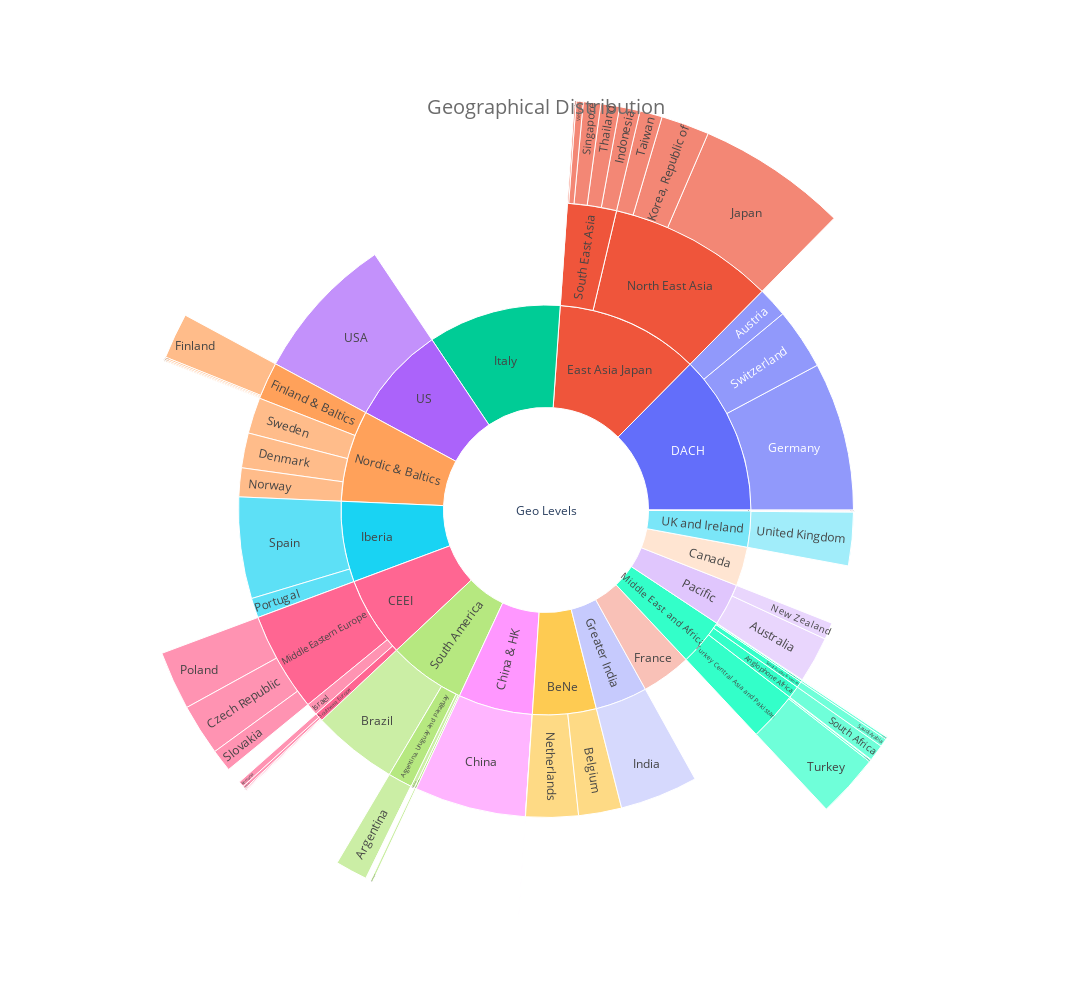

Notebook code for this chart:
### Code cell
##### Sunburst chart

def filter_docs(df, filter_column, filter_value):
    """
    Filter a dataframe based on a specified column and value.

    Parameters:
    df (pandas.DataFrame): The dataframe to filter.
    filter_column (str): The name of the column to filter by.
    filter_value (str): The value to filter by in the specified column.

    Returns:
    tuple: A tuple containing the filtered dataframe and a boolean mask indicating which rows match the specified filter.
    """
    filter_mask = df[filter_column] == filter_value
    return df[filter_mask], filter_mask

def build_hierarchical_dataframe(df, levels, value_column, color_columns=None):
    df_sunburst = df[levels + [value_column]].drop_duplicates()

    if color_columns:
        df_sunburst[color_columns] = df.groupby(levels)[color_columns].mean()
    
    return df_sunburst

def old_build_sunburst_lists(df, levels):
    labels_set = set()
    labels = []
    parents = []
    values = []
    percentages = []

    for i in range(len(levels)):
        # Get lists for current level and parent level
        current_level = df[levels[i]].tolist()
        parent_level = [''] * len(current_level) if i == 0 else df[levels[i - 1]].tolist()

        # Get parents for current level
        parents_current_level = ['' if current_level[j] == parent_level[j] else parent_level[j] for j in range(len(current_level))]

        # Append current level and parents to labels and parents lists, avoiding duplicates
        for j in range(len(current_level)):
            if current_level[j] not in labels_set:
                labels.append(current_level[j])
                parents.append(parents_current_level[j])
                labels_set.add(current_level[j])

    # Add 'Geo' as the parent of all 'Zone' labels
    for i in range(len(labels)):
        if parents[i] == '':
            parents[i] = 'Geo Levels'

    # Add 'Geo' to the labels list with no parent
    labels.append('Geo Levels')
    parents.append('')

    # Compute values for each label
    for label in labels:
        if label in df['Account Country'].values:
            # If label is an 'Account Country', use the corresponding 'Count' value
            values.append(df.loc[df['Account Country'] == label, 'Count'].values[0])
        elif label in df['Clusters'].values:
            # If label is a 'Clusters', sum the 'Count' values of its 'Account Country'
            values.append(df.loc[df['Clusters'] == label, 'Count'].sum())
        elif label in df['Zone'].values:
            # If label is a 'Zone', sum the 'Count' values of its 'Clusters'
            clusters_in_zone = df.loc[df['Zone'] == label, 'Clusters'].unique()
            values.append(df.loc[df['Clusters'].isin(clusters_in_zone), 'Count'].sum())
        elif label == 'Geo Levels':
            values.append(df["Count"].sum())

    # Create a dictionary to map labels to their corresponding values
    value_dict = dict(zip(labels, values))

    # Calculate percentages based on the parent's value
    for i in range(len(labels)):
        parent_value = value_dict[parents[i]] if parents[i] else sum(values)
        percentages.append(values[i] / parent_value * 100)
            
    return labels, parents, values, percentages

def get_current_level_and_parents(df, levels):
    labels_set = set()
    labels = []
    parents = []

    for i in range(len(levels)):
        current_level = df[levels[i]].tolist()
        parent_level = [''] * len(current_level) if i == 0 else df[levels[i - 1]].tolist()

        parents_current_level = ['' if current_level[j] == parent_level[j] else parent_level[j] for j in range(len(current_level))]

        for j in range(len(current_level)):
            if current_level[j] not in labels_set:
                labels.append(current_level[j])
                parents.append(parents_current_level[j])
                labels_set.add(current_level[j])

    return labels, parents

def add_unique_parent(labels, parents, unique_parent_name):
    for i in range(len(labels)):
        if parents[i] == '':
            parents[i] = unique_parent_name

    labels.append(unique_parent_name)
    parents.append('')

    return labels, parents

def compute_values(df, labels):
    values = []

    for label in labels:
        if label in df['Account Country'].values:
            values.append(df.loc[df['Account Country'] == label, 'Count'].values[0])
        elif label in df['Clusters'].values:
            values.append(df.loc[df['Clusters'] == label, 'Count'].sum())
        elif label in df['Zone'].values:
            clusters_in_zone = df.loc[df['Zone'] == label, 'Clusters'].unique()
            values.append(df.loc[df['Clusters'].isin(clusters_in_zone), 'Count'].sum())
        elif label == 'Geo Levels':
            values.append(df["Count"].sum())

    return values

def old_calculate_percentages(labels, parents, values):
    value_dict = dict(zip(labels, values))
    percentages = []

    for i in range(len(labels)):
        parent_value = value_dict[parents[i]] if parents[i] else sum(values)
        percentages.append(values[i] / parent_value * 100)

    return percentages

def calculate_percentages(df, labels, parents, values, percentage_by_zone=False):
    value_dict = dict(zip(labels, values))
    percentages = []

    for i in range(len(labels)):
        if percentage_by_zone and parents[i] in df['Zone'].values:
            parent_value = df.loc[df['Zone'] == parents[i], 'Count'].sum()
        else:
            parent_value = value_dict[parents[i]] if parents[i] else sum(values)
        
        percentages.append(values[i] / parent_value * 100)

    return percentages

def build_sunburst_lists(df, levels, unique_parent=True, percentage_by_zone=False, unique_parent_name="Geo Levels"):
    labels, parents = get_current_level_and_parents(df, levels)
    if unique_parent:
        labels, parents = add_unique_parent(labels, parents, unique_parent_name)
    values = compute_values(df, labels)
    percentages = calculate_percentages(df, labels, parents, values, percentage_by_zone)

    return labels, parents, values, percentages

def create_sunburst(labels, parents, values, percentages, **sunburst_kwargs):
    # Create a list of hover texts that includes the percentage for each label
    hover_text = [f'{percentage:.2f}%' for _, _, percentage in zip(labels, values, percentages)]
    fig = go.Figure(data=go.Sunburst(
        labels=labels,
        parents=parents,
        values=values,
        branchvalues='total',
        hovertext=hover_text,
        **sunburst_kwargs
    ))
    
    fig.update_layout(
        title={'text': f"Geographical Distribution",
               'y':0.9,'x':0.5,
               'xanchor': 'center','yanchor': 'top'},
        title_font=dict(size=20,
                        color='rgb(107, 107, 107)'),
        width=1100,
        height=1000
    )

    return fig

df2=df.copy()
df2 = filter_docs(df, "sentiment_label", "positive")[0]

df2['Count'] = df2.groupby('Account Country')['Account Country'].transform('count')
res_df2 = build_hierarchical_dataframe(df2, ['Zone','Clusters','Account Country'], 'Count')

labels, parents, values, percentages = build_sunburst_lists(res_df2, ['Zone','Clusters','Account Country'], percentage_by_zone=False, unique_parent=True)

create_sunburst(labels, parents, values, percentages)

### Figure 1 — Plotly figure (JSON) as saved in the notebook; plotly's stock layout.template omitted (floating-point values rounded to 4 significant figures)
{"data": [{"branchvalues": "total", "hovertext": ["10.50%", "6.36%", "12.60%", "11.29%", "7.72%", "4.10%", "7.20%", "6.31%", "3.70%", "5.87%", "3.92%", "3.32%", "6.08%", "2.85%", "5.02%", "3.08%", "0.06%", "83.75%", "61.91%", "77.19%", "25.49%", "100.00%", "100.00%", "22.81%", "27.24%", "16.25%", "25.48%", "82.82%", "70.15%", "99.91%", "21.03%", "73.17%", "74.07%", "3.18%", "26.25%", "98.45%", "7.01%", "21.11%", "12.59%", "54.96%", "26.83%", "45.04%", "10.17%", "1.64%", "17.61%", "100.00%", "8.81%", "2.39%", "1.55%", "1.04%", "0.09%", "68.04%", "28.76%", "10.73%", "91.83%", "44.34%", "21.81%", "96.17%", "31.33%", "26.61%", "38.84%", "16.83%", "51.25%", "10.15%", "99.14%", "0.85%", "94.44%", "100.00%", "100.00%", "7.50%", "100.00%", "2.98%", "25.00%", "2.58%", "2.82%", "1.97%", "10.00%", "5.56%", "3.38%", "3.75%", "2.50%", "42.86%", "0.05%", "0.86%", "100.00%", "28.57%", "28.57%", "32.63%"], "labels": ["Italy", "Iberia", "DACH", "East Asia Japan", "US", "Greater India", "Nordic & Baltics", "CEEI", "Middle East and Africa", "China & HK", "France", "Pacific", "South America", "UK and Ireland", "BeNe", "Canada", "Mexico & Central America", "Spain", "Germany", "North East Asia", "Switzerland", "USA", "India", "South East Asia", "Finland & Baltics", "Portugal", "Denmark", "Middle Eastern Europe", "Turkey Central Asia and Pakistan", "China", "Norway", "Australia", "Brazil", "Chile", "Sweden", "United Kingdom", "Southeast Europe", "Argentina, Uruguay and Paraguay", "Austria", "Netherlands", "New Zealand", "Belgium", "Israel", "Andean Cluster", "Anglophone Africa", "Mexico", "Saudi Arabia & Yemen", "North East Africa and Levant", "Ireland", "Gulf", "Hong Kong & Macao", "Japan", "Thailand", "Vietnam", "Finland", "Poland", "Korea, Republic of", "Turkey", "Indonesia", "Singapore", "Czech Republic", "Slovakia", "Romania", "Taiwan", "Argentina", "Pakistan", "Colombia", "South Africa", "Saudi Arabia", "Greece", "Egypt", "Kazakhstan", "Hungary", "Malaysia", "Lithuania", "Estonia", "Croatia", "Peru", "Latvia", "Bulgaria", "Slovenia", "United Arab Emirates", "San Marino", "Paraguay", "Hong Kong", "Kuwait", "Qatar", "Geo Levels"], "parents": ["Geo Levels", "Geo Levels", "Geo Levels", "Geo Levels", "Geo Levels", "Geo Levels", "Geo Levels", "Geo Levels", "Geo Levels", "Geo Levels", "Geo Levels", "Geo Levels", "Geo Levels", "Geo Levels", "Geo Levels", "Geo Levels", "Geo Levels", "Iberia", "DACH", "East Asia Japan", "DACH", "US", "Greater India", "East Asia Japan", "Nordic & Baltics", "Iberia", "Nordic & Baltics", "CEEI", "Middle East and Africa", "China & HK", "Nordic & Baltics", "Pacific", "South America", "South America", "Nordic & Baltics", "UK and Ireland", "CEEI", "South America", "DACH", "BeNe", "Pacific", "BeNe", "CEEI", "South America", "Middle East and Africa", "Mexico & Central America", "Middle East and Africa", "Middle East and Africa", "UK and Ireland", "Middle East and Africa", "China & HK", "North East Asia", "South East Asia", "South East Asia", "Finland & Baltics", "Middle Eastern Europe", "North East Asia", "Turkey Central Asia and Pakistan", "South East Asia", "South East Asia", "Middle Eastern Europe", "Middle Eastern Europe", "Southeast Europe", "North East Asia", "Argentina, Uruguay and Paraguay", "Turkey Central Asia and Pakistan", "Andean Cluster", "Anglophone Africa", "Saudi Arabia & Yemen", "Southeast Europe", "North East Africa and Levant", "Turkey Central Asia and Pakistan", "Southeast Europe", "South East Asia", "Finland & Baltics", "Finland & Baltics", "Southeast Europe", "Andean Cluster", "Finland & Baltics", "Southeast Europe", "Southeast Europe", "Gulf", "Italy", "Argentina, Uruguay and Paraguay", "Hong Kong & Macao", "Gulf", "Gulf", ""], "type": "sunburst", "values": [1900, 1151, 2279, 2043, 1397, 742, 1303, 1141, 670, 1062, 710, 600, 1099, 516, 908, 558, 10, 964, 1411, 1577, 581, 1397, 742, 466, 355, 187, 332, 945, 470, 1061, 274, 439, 814, 35, 342, 508, 80, 232, 287, 499, 161, 409, 116, 18, 118, 10, 59, 16, 8, 7, 1, 1073, 134, 50, 326, 419, 344, 452, 146, 124, 367, 159, 41, 160, 230, 4, 17, 118, 59, 6, 16, 14, 20, 12, 10, 7, 8, 1, 12, 3, 2, 3, 1, 2, 1, 2, 2, 18090]}], "layout": {"height": 1000, "title": {"font": {"color": "rgb(107, 107, 107)", "size": 20}, "text": "Geographical Distribution", "x": 0.5, "xanchor": "center", "y": 0.9, "yanchor": "top"}, "width": 1100}}
